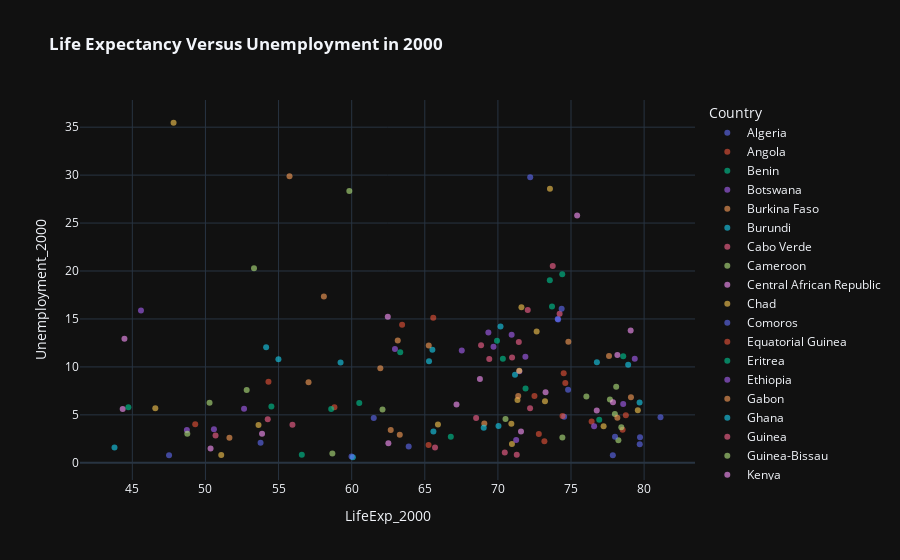

Here is the notebook cell this chart was saved with:
### Code cell
px.scatter(df,y='Unemployment_2000',x='LifeExp_2000',color='Country',template='plotly_dark',opacity=0.6,title='<b> Life Expectancy Versus Unemployment in 2000 </b>')
